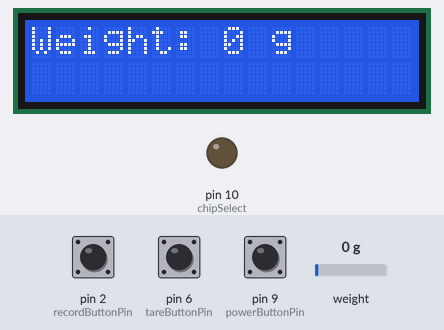
A sketch run on a simulated Arduino Uno, built with avr-gcc and run on an emulated ATmega328P. Parts: 16×2 character LCD, output pins drawn as LEDs (lit = HIGH). Inputs (shaded band) come from the test bench; at power-on: pin 2 (recordButtonPin) LOW, pin 9 (powerButtonPin) LOW, pin 6 (tareButtonPin) LOW, weight on the scale 0 g. The local clock reads 2024-03-15 10:24:30 at power-on unless the sketch sets it; storage starts empty; what the sketch prints to the serial monitor is not drawn.

Above: at 2.7 s.
2.8 s: pin 2 (recordButtonPin) pulled HIGH for 1.55 s
At 4.7 s:
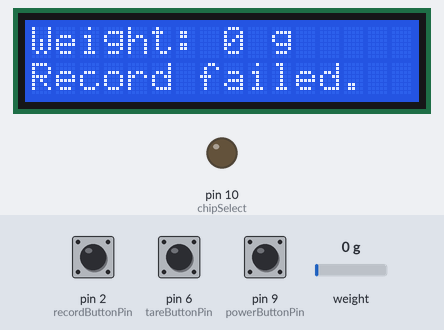
8.9 s: pin 9 (powerButtonPin) pulled HIGH for 3.2 s
At 9.9 s:
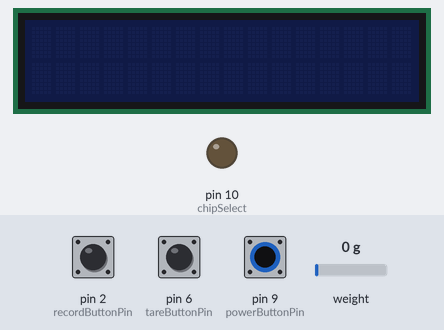
14.4 s: pin 6 (tareButtonPin) pulled HIGH for 1.55 s
At 17.1 s:
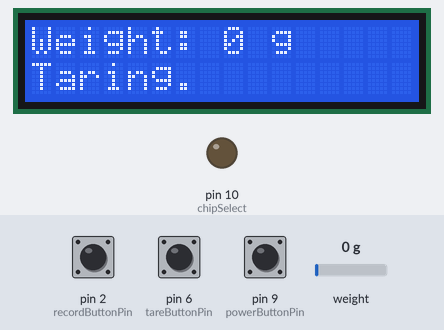
20.8 s: pin 2 (recordButtonPin) pulled HIGH for 1.55 s
At 23.0 s:
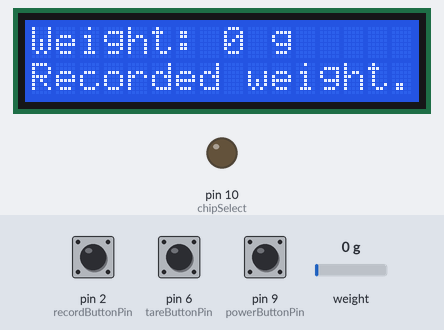
27.1 s: weight on the scale set to 100 g
At 29.4 s:
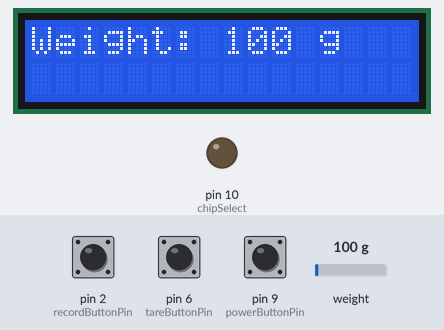
29.7 s: pin 9 (powerButtonPin) pulled HIGH for 1.55 s
At 33.4 s:
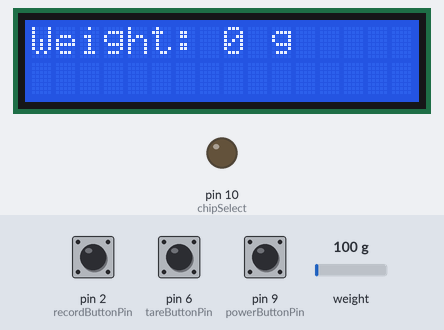
Timing chart, 0 to 33.7 s (numbered marks = the images above; inputs shaded):
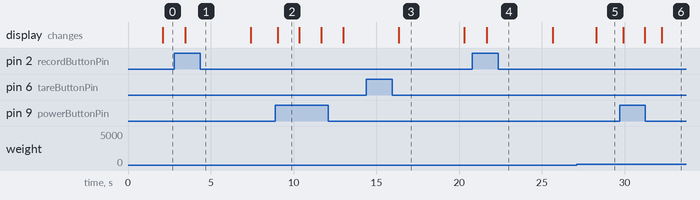

Measured:
- after the input at 2.8 s, the display: changes after 0.64 s (image 1)
- after the input at 8.9 s, the display: changes after 0.14 s (image 2)
- after the input at 14.4 s, the display: changes after 2.0 s (image 3)
- after the input at 20.8 s, the display: changes after 0.87 s (image 4)
- after the input at 27.1 s, the display: changes after 1.2 s (image 5)
- after the input at 29.7 s, the display: first changes after 0.20 s (image 6 shows a later state)
- what the display in image 2 shows lasts 1.4 s, from 9.0 s to 10.4 s

The sketch:

HX711Addon.ino
```cpp
#include <RTClib.h>
#include <Wire.h>
#include "RTClib.h"

RTC_DS1307 RTC;
#include <SPI.h>

#include "HX711.h"

#include <SD.h>      //this includes the SD card libary that comes with the Arduino
#include <TimerOne.h>//this is a library that uses the (16 bit) timer 1 of the arduino to trigger interrupts in certain time intervals.
                     //here we use it to read sensor values precisely every 500ms.

#include <LiquidCrystal_I2C.h>//this is the special I2C LCD display library that came with the display
#define chipSelect 10//we are using pin#10 as chip select pin for the SD card


/*
 This sketch shows how to use a Catalex MicroSD card adapter for datalogging
 using the Arduino standard SD.h library.
 The circuit:
 * 1k (or higher) potentiometer as 'data input device': swiper connected to analog pin 0, other two pins: connect to 5V and GND

 * Catalex MicroSD card adapter attached to SPI bus as follows:
 ** MOSI - pin 11
 ** MISO - pin 12
 ** SCK - pin 13
 ** CS - pin 10
 ** GND - GND
 ** Vcc - 5V

*/


// HX711.DOUT	- pin 4 // orig pin 3 //#A1
// HX711.PD_SCK	- pin 3 // orig pin 4 //#A0

//Switch these!!

HX711 scale(4, 3);		// parameter "gain" is ommited; the default value 128 is used by the library

const int tareButtonPin = 6;    // the number of the pushbutton pin
const int powerButtonPin = 9;    // the number of the pushbutton pin

LiquidCrystal_I2C myDisplay(0x27,16,2);  //this instantiates an LCD object named "myDisplay"
                                         //We set the LCD address to 0x27 (this is a hexadecimal number, which is equal to 0b100111); this is the I2C
                                         //bus address for the PCF8574 port extender chip that controls the display (see tutorial video)
                                         //and define the number of columns (16) and rows (2) of the display
                                         //this tells the methods in the library what display we are dealing with
const byte recordButtonPin = 2;     // the number of the record button pin
byte buttonState = 0;         // variable for reading the pushbutton status
int lastTimeWritten = 0;


int powerStatus = 1;
int msgTime;
byte msgFlag;

void setup() {
  Serial.begin(38400);
  Wire.begin();
  RTC.begin();
  myDisplay.init();                      //initialize the lcd - this sets the character canvas to 5x8 pixels and some other hardware specifics
                                         //Note: This .init() method also starts the I2C bus, i.e. there does not need to be
                                         //a separate "Wire.begin();" statement in the setup.

  myDisplay.backlight();//this turns the backlight on


  //set pin modes
  pinMode(recordButtonPin, INPUT);
  pinMode(tareButtonPin, INPUT);
  pinMode(powerButtonPin, INPUT);
  pinMode(chipSelect, OUTPUT);//set chip select PIN as output. If you use another pin, apparently #10 needs to be an output anyway to be able to use the SD.h library.

/*
  Serial.println("HX711 Demo");

  Serial.println("Before setting up the scale:");
  Serial.print("read: \t\t");
  Serial.println(scale.read());			// print a raw reading from the ADC

  Serial.print("read average: \t\t");
  Serial.println(scale.read_average(20));  	// print the average of 20 readings from the ADC

  Serial.print("get value: \t\t");
  Serial.println(scale.get_value(5));		// print the average of 5 readings from the ADC minus the tare weight (not set yet)

  Serial.print("get units: \t\t");
  Serial.println(scale.get_units(5), 1);	// print the average of 5 readings from the ADC minus tare weight (not set) divided
						// by the SCALE parameter (not set yet)
*/
  scale.set_scale(-454);                      // this value is obtained by calibrating the scale with known weights; see the README for details
  //kitchen scale was 493.5
  // increasing scale value --> lower weight
  scale.tare();				        // reset the scale to 0

  //set up SD card
  Serial.print("Initializing SD card...");
  if (!SD.begin(chipSelect)) { // see if the card is present and can be initialized:
    Serial.println("Card failed, or not present");
    myDisplay.setCursor(0,1);
    myDisplay.print("SD Card Missing");
    return;//exit the setup function. This quits the setup() and the program counter jumps to the loop().
  }
  Serial.println("card initialized.");//otherwise, tell us that the card was successfully initialized.


}

void loop() {
  DateTime now = RTC.now();
  String dataString = "";//instantiate (make) an object of the string class for assembling a text line of the datalog

  if (powerStatus) {

    int currentWeight = (int) scale.get_units(10); // note: I'm concerned this may be too slow with the timer interrupt function
    myDisplay.setCursor(0,0);
    String printString = String("Weight: ") + String(currentWeight) + String(" g      ");
    myDisplay.print(printString);
    Serial.println(printString);

    //scale.power_down();			        // put the ADC in sleep mode
    //delay(1000);
    //scale.power_up();

    if (currentWeight > 5000) {
      myDisplay.setCursor(0,1);
      myDisplay.print("ERROR: Max Load");
      msgTime = millis();
      msgFlag = 1;
    }

    //clear old messages
    if (millis() - msgTime > 3000 && msgFlag) {
    myDisplay.setCursor(0,1);
    myDisplay.print("                ");
    msgFlag = 0;
    }


    int tareButtonState = digitalRead(tareButtonPin);
    int recordButtonState = digitalRead(recordButtonPin);

    if (tareButtonState) {
        scale.tare();				        // reset the scale to 0
        Serial.println("Taring.");
        //myDisplay.print("Taring.");
        myDisplay.setCursor(0,1);
        myDisplay.print("Taring.         ");
        msgTime = millis();
        msgFlag = 1;
    }

    if (recordButtonState) {
      dataString = getDigitalTime(now) + String(",") + String(currentWeight); //concatenate (add together) a string consisting of the time and the sensor reading at that time
                         //the time and the reading are separated by a 'comma', which acts as the delimiter enabling to read the datalog.txt file as two columns into
                         //a spread sheet program like excel.
      File dataFile = SD.open("datalog.txt", FILE_WRITE);//open a file named datalog.txt. FILE_WRITE mode specifies to append the string at the end of the file
                         //file names must adhere to the "8.3 format"(max 8 char in the name, and a 3 char extension)
                         //if there is no file of that name on the SD card, this .open method will create a new file.
                         //This line actually instantiates an File object named "datafile"
      if (dataFile && compareLogTimes(lastTimeWritten, millis()) == 1) {       // if the file is available, write to it ('datafile' is returned 1 if SD.open was successful.
        dataFile.println(dataString);//print the concatenated data string and finish the line with a carriage return (println adds the CR automatically after printing the string)
        dataFile.close();   //close the file. IT is a good idea to always open/close a file before and after writing to it. That way, if someone removes the card the file is most
                          //likely o.k. and can be read with the computer.

        Serial.println(dataString);// print the string also to the serial port, so we can see what is going on.
        lastTimeWritten = millis();
        myDisplay.setCursor(0,1);
        myDisplay.print("Recorded weight.");
        msgTime = millis();
        msgFlag = 1;
      }

      // if SD.open is not successful it returns a 0, i.e. the else{} is executed if the file could not be opened/created successfully.
      else {
        Serial.println("error opening datalog.txt");//in that case print an error message
        myDisplay.setCursor(0,1);
        myDisplay.print("Record failed.  ");
        msgTime = millis();
        msgFlag = 1;
      }

    }


  }
  delay(300); //note: this is bad, don't do this for real -- look up button debouncing
  int powerButtonState = digitalRead(powerButtonPin);

  if (powerButtonState) { // if the on/off switch is pressed then flip power status
    Serial.println("power button pushed");

//    powerStatus = 0;
//    Serial.println("Powering down.");
//    scale.power_down();

    if (powerStatus == 1) {
      powerStatus = 0;
      Serial.println("Powering down.");
      myDisplay.setCursor(0,1);
      //myDisplay.print("Powering down");
      scale.power_down();
      myDisplay.noBacklight();//this turns the backlight off
      myDisplay.noDisplay(); //turn display off
    }
    else {
      powerStatus = 1;
      Serial.println("Powering up.");
      scale.power_up();
      scale.tare();				        // reset the scale to 0
      myDisplay.display(); //turn display on
      myDisplay.backlight(); // turn backlight on
      myDisplay.setCursor(0,1);
      myDisplay.print("                ");


    }

  }
}

int compareLogTimes(int oldtime, int newtime) {
  int result = 0;
  if (oldtime == newtime) { // if new time is the same as old time
    result = 0;
  } else if (abs(newtime - oldtime) < 5000) {// or if they are within a certain threshold -- 500 is placeholder
    result = 0;
  }  else {  // otherwise, the times are considered different
    result = 1;
  }
  //Serial.println(newtime - oldtime);
  return result;
}

String getDigitalTime (DateTime now) {
  String hourstring = "";
  String minstring = "";
  String secstring = "";

  //add zeros to front of 1 character time components
  if (now.hour() < 10) {
    hourstring = String(0) + String(now.hour());
  }
  else {
    hourstring = String(now.hour());
  }
  if (now.minute() < 10) {
    minstring = String(0) + String(now.minute());
  }
  else {
    minstring = String(now.minute());
  }
  if (now.second() < 10) {
    secstring = String(0) + String(now.second());
  }
  else {
    secstring = String(now.second());
  }
  String result = String(now.year()) + '/' + String(now.month()) + '/' + String(now.day()) + ' ' + hourstring + ':' + minstring + ':' + secstring;
  return result;
}
```
